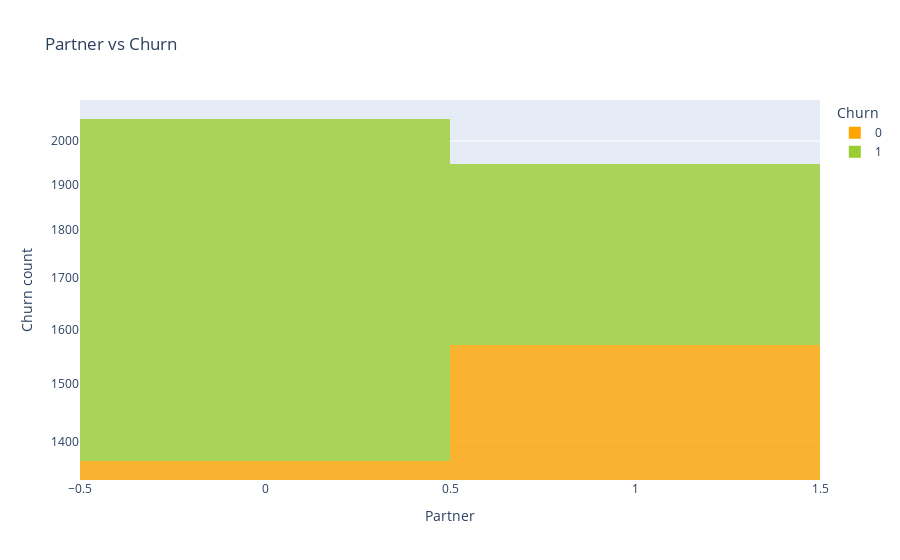

The cell this chart's notebook holds for it:
### Code cell
fig = px.histogram(gym, x="Partner", color = 'Churn',
                   title='Partner vs Churn',
                   labels={'Churn'}, # can specify one label per df column
                   opacity=0.8,
                   log_y=True, # represent bars with log scale
                   color_discrete_sequence=['orange', 'yellowgreen'] # color of histogram bars
                   )
fig.update_layout(yaxis_title="Churn count", xaxis_title="Partner" )
fig.show()

### Figure 1 — Plotly figure (JSON) as saved in the notebook; plotly's stock layout.template omitted (floating-point values rounded to 4 significant figures; data arrays with more than 128 entries replaced by an {"elided": "..."} marker saying what was removed)
{"data": [{"alignmentgroup": "True", "bingroup": "x", "hovertemplate": "Churn=0<br>Partner=%{x}<br>count=%{y}<extra></extra>", "legendgroup": "0", "marker": {"color": "orange", "opacity": 0.8}, "name": "0", "offsetgroup": "0", "orientation": "v", "showlegend": true, "type": "histogram", "x": {"elided": "2939 int values"}, "xaxis": "x", "yaxis": "y"}, {"alignmentgroup": "True", "bingroup": "x", "hovertemplate": "Churn=1<br>Partner=%{x}<br>count=%{y}<extra></extra>", "legendgroup": "1", "marker": {"color": "yellowgreen", "opacity": 0.8}, "name": "1", "offsetgroup": "1", "orientation": "v", "showlegend": true, "type": "histogram", "x": {"elided": "1061 int values"}, "xaxis": "x", "yaxis": "y"}], "layout": {"barmode": "relative", "legend": {"title": {"text": "Churn"}, "tracegroupgap": 0}, "title": {"text": "Partner vs Churn"}, "xaxis": {"anchor": "y", "domain": [0, 1], "title": {"text": "Partner"}}, "yaxis": {"anchor": "x", "domain": [0, 1], "title": {"text": "Churn count"}, "type": "log"}}}
